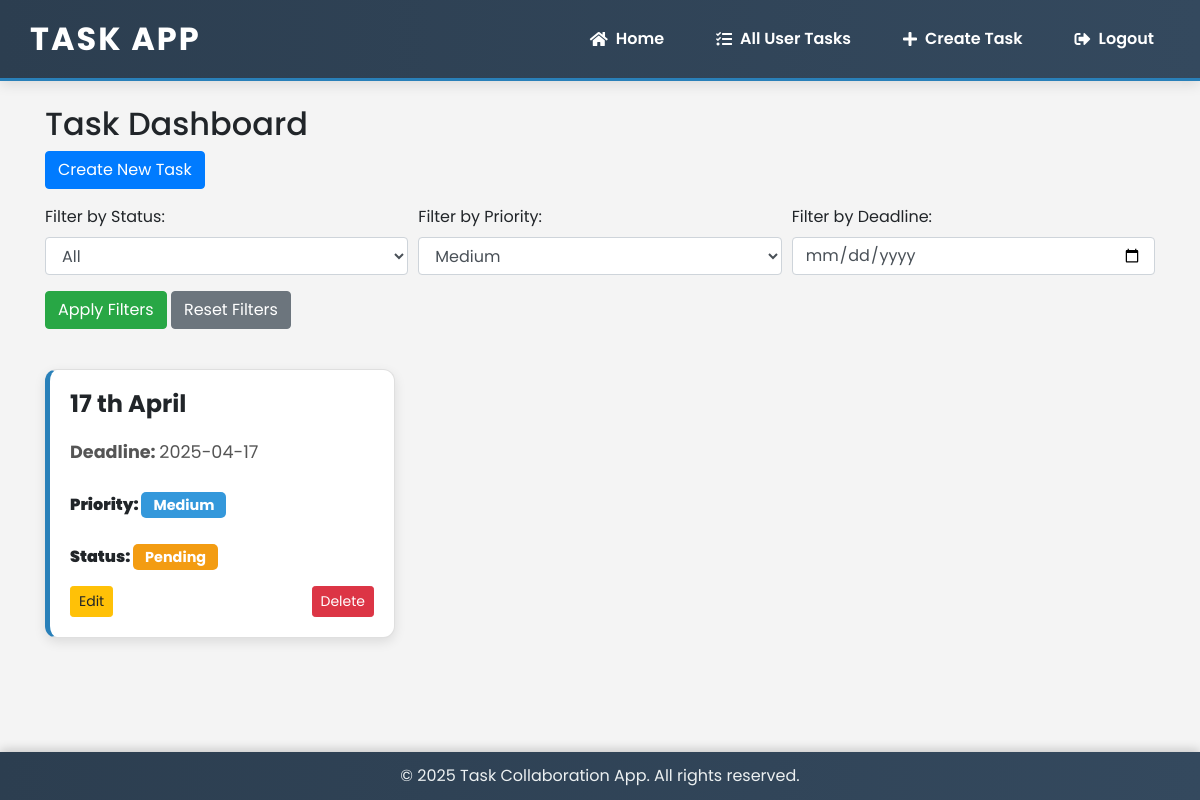
The app's page /dashboard.php?priority=Medium (signed in) with its own data.
### tables this page shows
CREATE TABLE `tasks` (
  `id` int(11) NOT NULL,
  `user_id` int(11) NOT NULL,
  `title` varchar(255) NOT NULL,
  `deadline` date NOT NULL,
  `priority` enum('High','Medium','Low') NOT NULL,
  `status` enum('Pending','Completed') DEFAULT 'Pending'
);

### dashboard.php (the view, shortened to what this page needs)
<?php
include 'config/db.php';
include 'includes/header.php';
$user_id = $_SESSION['user_id'];
$priorityFilter = isset($_GET['priority']) ? $_GET['priority'] : '';
$deadlineFilter = isset($_GET['deadline']) ? $_GET['deadline'] : '';
$whereClause = "";
$params = [$user_id];
if ($priorityFilter) {
    $whereClause .= " AND priority = ?";
    $params[] = $priorityFilter;
}
$sql = "SELECT * FROM tasks WHERE user_id = ?" . $whereClause;
$stmt = $conn->prepare($sql);
$types = '';
foreach ($params as $param) {
    if (is_int($param)) {
        $types .= 'i';
    } elseif (is_float($param)) {
        $types .= 'd';
    } else {
        $types .= 's';
    }
}
$stmt->bind_param($types, ...$params);
$stmt->execute();
$tasks = $stmt->get_result()->fetch_all(MYSQLI_ASSOC);
?>
<link href="https://cdn.jsdelivr.net/npm/bootstrap@4.6.2/dist/css/bootstrap.min.css" rel="stylesheet">
<div class="container mt-4">
    <h2>Task Dashboard</h2>
    <a href="task.php" class="btn btn-primary mb-3">Create New Task</a>
    <form method="GET" class="mb-4">
        <div class="form-row">
            <div class="form-group col-md-4">
                <label for="status">Filter by Status:</label>
                <select name="status" id="status" class="form-control">
                    <option value="">All</option>
                </select>
            </div>
            <div class="form-group col-md-4">
                <label for="priority">Filter by Priority:</label>
                <select name="priority" id="priority" class="form-control">
                    <option value="Medium" <?php if ($priorityFilter == 'Medium') echo 'selected'; ?>>Medium</option>
                </select>
            </div>
            <div class="form-group col-md-4">
                <label for="deadline">Filter by Deadline:</label>
                <input type="date" name="deadline" id="deadline" class="form-control" value="<?php echo htmlspecialchars($deadlineFilter); ?>">
            </div>
            <div class="form-group col-md-4">
                <button type="submit" class="btn btn-success">Apply Filters</button>
                <a href="dashboard.php" class="btn btn-secondary reset-btn">Reset Filters</a>
            </div>
        </div>
    </form>
    <div class="row">
        <?php if (!empty($tasks)): ?>
            <?php
                foreach ($tasks as $task):
                    $statusBadge = '';
                    $priorityBadge = '';
                    if ($task['status'] === 'Completed') {
                        $statusBadge = 'badge badge-success';
                        $priorityBadge = 'badge badge-secondary';
                    } else {
                        if ($task['status'] === 'Pending') {
                            $statusBadge = 'badge badge-warning';
                        } else {
                            $statusBadge = 'badge badge-secondary';
                        }
                        switch ($task['priority']) {
                            case 'Medium':
                                $priorityBadge = 'badge badge-info';
                                break;
                        }
                    }
            ?>
                <div class="col-md-4">
                    <div class="card">
                        <div class="card-body">
                            <div class="row">
                                <div class="col-12">
                                    <h5 class="task-title"><?= htmlspecialchars($task['title']); ?></h5>
                                </div>
                                <div class="col-12">
                                    <p class="task-info">
                                        <strong>Deadline: </strong><?= $task['deadline']; ?>
                                    </p>
                                </div>
                                <div class="col-12">
                                    <p class="task-priority">
                                        <strong>Priority: </strong><span class="<?= $priorityBadge ?>"><?= $task['priority']; ?></span>
                                    </p>
                                </div>
                                <div class="col-12">
                                    <p class="task-status">
                                        <strong>Status: </strong><span class="<?= $statusBadge ?>"><?= $task['status']; ?></span>
                                    </p>
                                </div>
                                <div class="col-12 d-flex justify-content-between">
                                    <a href="task.php?id=<?= $task['id']; ?>" class="btn btn-warning btn-sm">Edit</a>
                                    <a href="task.php?id=<?= $task['id']; ?>" class="btn btn-danger btn-sm">Delete</a>
                                </div>
                            </div>
                        </div>
                    </div>
                </div>
            <?php endforeach; ?>
        <?php else: ?>
            <div class="col-12">
                <p class="text-center">No tasks found</p>
            </div>
        <?php endif; ?>
    </div>
</div>
<footer>
    <p>&copy; <?php echo date("Y"); ?> Task Collaboration App. All rights reserved.</p>
</footer>

### includes/header.php (style rules this page uses)
* { margin: 0; padding: 0; box-sizing: border-box; }
body { font-family: 'Arial', sans-serif; background-color: #f4f4f4; }

### dashboard.php (style rules this page uses)
body { font-family: 'Poppins', sans-serif; background-color: #f4f4f4; }
.card { margin-bottom: 20px; box-shadow: 0 4px 12px rgba(0, 0, 0, 0.1); border-radius: 12px; background-color: #fff; overflow: hidden; border-left: 5px solid #2980b9; transition: transform 0.3s ease-in-out; }
.card-body { padding: 20px; }
.task-title { font-size: 1.5rem; font-weight: bold; margin-bottom: 10px; }
.task-info { font-size: 1.1rem; margin-top: 10px; color: #555; }
.task-status, .task-priority { font-weight: bold; margin-top: 10px; }
.task-status span, .task-priority span { padding: 6px 12px; border-radius: 5px; color: white; font-size: 0.9rem; }
.task-status .badge-warning { background-color: #f39c12; }
.task-priority .badge-info { background-color: #3498db; }
footer { position: fixed; bottom: 0; left: 0; width: 100%; background: linear-gradient(to right, #2c3e50, #34495e); color: #ecf0f1; text-align: center; padding: 12px 15px; font-size: 1rem; z-index: 1000; box-shadow: 0 -2px 10px rgba(0, 0, 0, 0.2); }
footer p { margin: 0; }

### records on screen
tasks: title "17 th April", deadline "2025-04-17", priority "Medium", status "Pending"
